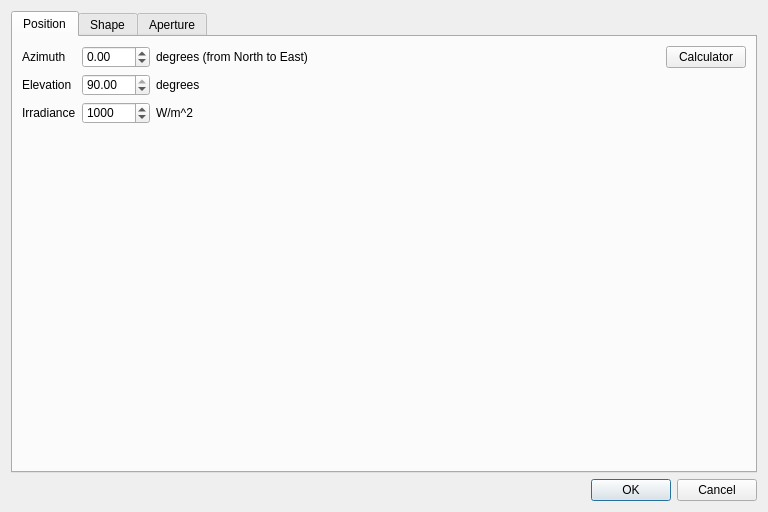
<?xml version="1.0" encoding="UTF-8"?>
<ui version="4.0">
 <class>SunDialog</class>
 <widget class="QDialog" name="SunDialog">
  <property name="geometry">
   <rect>
    <x>0</x>
    <y>0</y>
    <width>768</width>
    <height>512</height>
   </rect>
  </property>
  <property name="windowTitle">
   <string>Sun</string>
  </property>
  <property name="styleSheet">
   <string notr="true">QSplitter::handle {background: transparent;}</string>
  </property>
  <layout class="QVBoxLayout" name="verticalLayout">
   <item>
    <widget class="QTabWidget" name="tabWidget">
     <property name="currentIndex">
      <number>0</number>
     </property>
     <widget class="QWidget" name="sunPositionTab">
      <attribute name="title">
       <string>Position</string>
      </attribute>
      <layout class="QVBoxLayout" name="verticalLayout_4">
       <item>
        <layout class="QGridLayout" name="gridLayout" columnstretch="0,0,1,0">
         <item row="0" column="0">
          <widget class="QLabel" name="azimuthLabel">
           <property name="text">
            <string>Azimuth</string>
           </property>
          </widget>
         </item>
         <item row="2" column="0">
          <widget class="QLabel" name="label_3">
           <property name="text">
            <string>Irradiance</string>
           </property>
          </widget>
         </item>
         <item row="1" column="2">
          <widget class="QLabel" name="label_2">
           <property name="text">
            <string>degrees</string>
           </property>
          </widget>
         </item>
         <item row="2" column="1">
          <widget class="QDoubleSpinBox" name="spinIrradiance">
           <property name="decimals">
            <number>0</number>
           </property>
           <property name="maximum">
            <double>1000000.000000000000000</double>
           </property>
           <property name="value">
            <double>1000.000000000000000</double>
           </property>
          </widget>
         </item>
         <item row="0" column="2">
          <widget class="QLabel" name="label">
           <property name="text">
            <string>degrees (from North to East)</string>
           </property>
          </widget>
         </item>
         <item row="2" column="2">
          <widget class="QLabel" name="label_4">
           <property name="text">
            <string>W/m^2</string>
           </property>
          </widget>
         </item>
         <item row="1" column="1">
          <widget class="QDoubleSpinBox" name="spinElevation">
           <property name="decimals">
            <number>2</number>
           </property>
           <property name="minimum">
            <double>-90.000000000000000</double>
           </property>
           <property name="maximum">
            <double>90.000000000000000</double>
           </property>
           <property name="value">
            <double>90.000000000000000</double>
           </property>
          </widget>
         </item>
         <item row="1" column="0">
          <widget class="QLabel" name="elevationLabel">
           <property name="text">
            <string>Elevation</string>
           </property>
          </widget>
         </item>
         <item row="0" column="1">
          <widget class="QDoubleSpinBox" name="spinAzimuth">
           <property name="decimals">
            <number>2</number>
           </property>
           <property name="minimum">
            <double>-360.000000000000000</double>
           </property>
           <property name="maximum">
            <double>360.000000000000000</double>
           </property>
          </widget>
         </item>
         <item row="0" column="3">
          <widget class="QPushButton" name="buttonSunCalc">
           <property name="text">
            <string>Calculator</string>
           </property>
          </widget>
         </item>
        </layout>
       </item>
       <item>
        <spacer name="verticalSpacer">
         <property name="orientation">
          <enum>Qt::Vertical</enum>
         </property>
         <property name="sizeHint" stdset="0">
          <size>
           <width>0</width>
           <height>0</height>
          </size>
         </property>
        </spacer>
       </item>
      </layout>
     </widget>
     <widget class="QWidget" name="sunShapeTab">
      <attribute name="title">
       <string>Shape</string>
      </attribute>
      <layout class="QVBoxLayout" name="verticalLayout_3">
       <property name="spacing">
        <number>6</number>
       </property>
       <item>
        <layout class="QHBoxLayout" name="horizontalLayout" stretch="0,1">
         <item>
          <widget class="QLabel" name="sunshapeTypeLabel">
           <property name="text">
            <string>Model:</string>
           </property>
          </widget>
         </item>
         <item>
          <widget class="QComboBox" name="sunshapeCombo"/>
         </item>
        </layout>
       </item>
       <item>
        <widget class="ParametersView" name="sunshapeParameters"/>
       </item>
      </layout>
     </widget>
     <widget class="QWidget" name="areaTab">
      <attribute name="title">
       <string>Aperture</string>
      </attribute>
      <layout class="QVBoxLayout" name="verticalLayout_2">
       <item>
        <widget class="QSplitter" name="splitter">
         <property name="orientation">
          <enum>Qt::Horizontal</enum>
         </property>
         <widget class="QWidget" name="verticalLayoutWidget">
          <layout class="QVBoxLayout" name="left">
           <item>
            <widget class="QLabel" name="infoLabel">
             <property name="maximumSize">
              <size>
               <width>16777215</width>
               <height>50</height>
              </size>
             </property>
             <property name="text">
              <string>Scene tree</string>
             </property>
            </widget>
           </item>
           <item>
            <widget class="QTreeView" name="modelTreeView"/>
           </item>
          </layout>
         </widget>
         <widget class="QWidget" name="middle" native="true">
          <property name="minimumSize">
           <size>
            <width>60</width>
            <height>0</height>
           </size>
          </property>
          <property name="maximumSize">
           <size>
            <width>60</width>
            <height>16777215</height>
           </size>
          </property>
          <layout class="QVBoxLayout" name="middle_">
           <property name="leftMargin">
            <number>0</number>
           </property>
           <property name="rightMargin">
            <number>0</number>
           </property>
           <item>
            <spacer name="verticalSpacer_3">
             <property name="orientation">
              <enum>Qt::Vertical</enum>
             </property>
             <property name="sizeHint" stdset="0">
              <size>
               <width>20</width>
               <height>77</height>
              </size>
             </property>
            </spacer>
           </item>
           <item>
            <widget class="QPushButton" name="addNodeButton">
             <property name="text">
              <string>-&gt;</string>
             </property>
            </widget>
           </item>
           <item>
            <spacer name="verticalSpacer_4">
             <property name="orientation">
              <enum>Qt::Vertical</enum>
             </property>
             <property name="sizeHint" stdset="0">
              <size>
               <width>20</width>
               <height>78</height>
              </size>
             </property>
            </spacer>
           </item>
           <item>
            <widget class="QPushButton" name="removeNodeButton">
             <property name="text">
              <string>&lt;-</string>
             </property>
            </widget>
           </item>
           <item>
            <spacer name="verticalSpacer_5">
             <property name="orientation">
              <enum>Qt::Vertical</enum>
             </property>
             <property name="sizeHint" stdset="0">
              <size>
               <width>20</width>
               <height>77</height>
              </size>
             </property>
            </spacer>
           </item>
          </layout>
         </widget>
         <widget class="QWidget" name="verticalLayoutWidget_2">
          <layout class="QVBoxLayout" name="right">
           <item>
            <widget class="QLabel" name="infoLabel_2">
             <property name="maximumSize">
              <size>
               <width>16777215</width>
               <height>50</height>
              </size>
             </property>
             <property name="text">
              <string>Excluded nodes</string>
             </property>
            </widget>
           </item>
           <item>
            <widget class="QListWidget" name="disabledNodeList"/>
           </item>
          </layout>
         </widget>
        </widget>
       </item>
      </layout>
     </widget>
    </widget>
   </item>
   <item>
    <widget class="QDialogButtonBox" name="buttonBox">
     <property name="orientation">
      <enum>Qt::Horizontal</enum>
     </property>
     <property name="standardButtons">
      <set>QDialogButtonBox::Cancel|QDialogButtonBox::Ok</set>
     </property>
    </widget>
   </item>
  </layout>
 </widget>
 <customwidgets>
  <customwidget>
   <class>ParametersView</class>
   <extends>QTreeView</extends>
   <header>parameters/ParametersView.h</header>
  </customwidget>
 </customwidgets>
 <resources/>
 <connections>
  <connection>
   <sender>buttonBox</sender>
   <signal>accepted()</signal>
   <receiver>SunDialog</receiver>
   <slot>accept()</slot>
   <hints>
    <hint type="sourcelabel">
     <x>258</x>
     <y>454</y>
    </hint>
    <hint type="destinationlabel">
     <x>157</x>
     <y>274</y>
    </hint>
   </hints>
  </connection>
  <connection>
   <sender>buttonBox</sender>
   <signal>rejected()</signal>
   <receiver>SunDialog</receiver>
   <slot>reject()</slot>
   <hints>
    <hint type="sourcelabel">
     <x>326</x>
     <y>454</y>
    </hint>
    <hint type="destinationlabel">
     <x>286</x>
     <y>274</y>
    </hint>
   </hints>
  </connection>
 </connections>
</ui>
